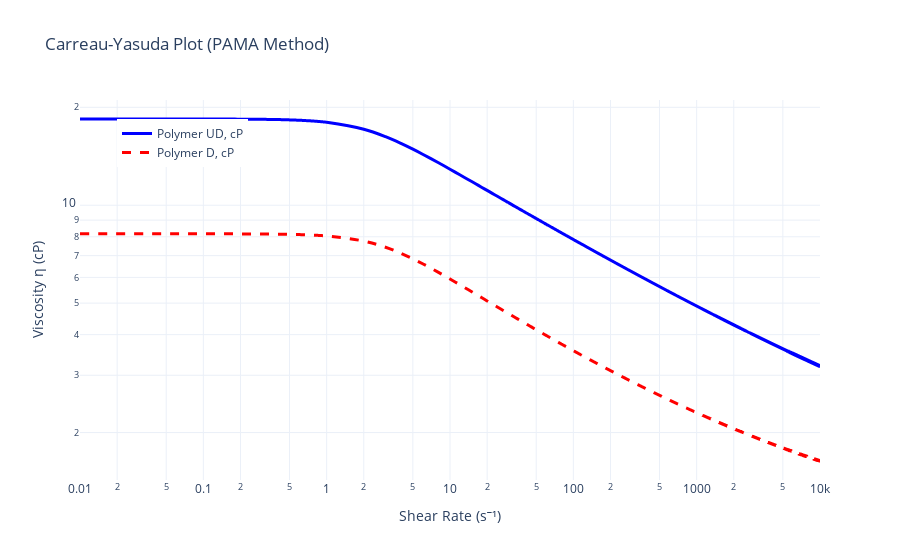

The notebook cell saved with this chart:
### Code cell
import numpy as np
import pandas as pd
import plotly.graph_objects as go

# === INPUT ===
C = 2  # Concentration, g/L
MW = 8  # Molecular Weight, MDa
eta7_Exp = 15.653  # Experimental η@7.3, cP
eta7_Exp_D = 7.354  # Degraded η@7.3, cP

# === CONSTANTS ===
alpha = 0.763
Temp = 298  # Temperature in Kelvin
eta_in = np.exp(-3.7188 + (578.919 / (-137.546 + Temp)) + (0.0608 * (0 + 0)**1.3533))

# === CALCULATIONS ===
c_med = C * 0.5
ceta = np.arange(0.1, 100.1, 0.1)
eta = ceta / c_med

eta_0 = 1 + ceta + 0.582 * ceta**2.009 + 0.022 * ceta**4
etab = eta / (2**alpha)
cetab = etab * c_med
eta_0_FD = 1 + cetab + 0.582 * cetab**2.009 + 0.022 * cetab**4

beta = np.log(eta_0_FD) - np.log(eta_0)

parc = -0.08212 * ceta
parcb = -0.08212 * cetab
n = 1 - (0.6187 - 0.5203 * np.exp(parc))
n_FD = 1 - (0.6187 - 0.5203 * np.exp(parcb))

gama = (n / n_FD) - 1

parc2 = (n - 1) / 2
parc2b = (n_FD - 1) / 2

l_d = 0.251 + 1.54 * MW * ceta / (C * Temp)
l_db = 0.251 + 1.54 * MW * cetab / (c_med * Temp)

l = l_d * (0.810 + 0.0230 * ceta**2.438)
lb = l_db * (0.810 + 0.0230 * cetab**2.438)

omega = np.log(lb) - np.log(l)

parc1 = l * 7.3
parc1b = lb * 7.3

eta7 = 1 + (eta_0 - 1) * (1 + parc1)**parc2
eta7b = 1 + (eta_0_FD - 1) * (1 + parc1b)**parc2b

rho = np.log(eta7b) - np.log(eta7)

# === INTERPOLATIONS BASED ON η@7.3 ===
ceta_exp = np.interp(eta7_Exp, eta7, ceta)
beta_find = np.interp(ceta_exp, ceta, beta)
gama_find = np.interp(ceta_exp, ceta, gama)
omega_find = np.interp(ceta_exp, ceta, omega)
rho_find = np.interp(ceta_exp, ceta, rho)

# === Carreau-Yasuda Parameters for Given η@7.3 ===
eta_0C = eta_in + ceta_exp + 0.582 * ceta_exp**2.009 + 0.022 * ceta_exp**4
parcC = -0.08212 * ceta_exp
nC = 1 - (0.6187 - 0.5203 * np.exp(parcC))
parc2C = (nC - 1) / 2
l_dC = 0.251 + 1.54 * MW * ceta_exp / (C * Temp)
lC = l_dC * (0.810 + 0.0230 * ceta_exp**2.438)

# === Shear Rate Range ===
shear = np.concatenate((np.arange(0.01, 1, 0.01), np.arange(1, 10001, 1)))

# === Undegraded Polymer Curve ===
etaC = eta_in + (eta_0C - eta_in) * (1 + (lC * shear)**2)**((nC - 1) / 2)

# === Degraded Polymer Curve ===
FD = np.log(eta7_Exp_D / eta7_Exp) / rho_find
eta_0_D = np.exp(beta_find * FD) * eta_0C
n_D = np.exp(gama_find * FD) * nC
la_D = np.exp(omega_find * FD) * lC
eta_D = eta_in + (eta_0_D - eta_in) * (1 + (la_D * shear)**2)**((n_D - 1) / 2)

# === Final Output Table ===
carreau_df = pd.DataFrame({
    'shear': shear,
    'etaC': etaC,
    'eta_D': eta_D,
    'FD': FD
})

# === Print Head ===
print("\nFirst rows of Carreau-Yasuda Data:")
print(carreau_df.head())

# === Save to TXT ===
carreau_df.to_csv("carreau_data.txt", sep="\t", index=False)
print("\nCarreau-Yasuda data saved to 'carreau_data.txt'")

# === Plotly Plot ===
fig = go.Figure()

fig.add_trace(go.Scatter(
    x=shear, y=etaC, mode='lines', name='Polymer UD, cP',
    line=dict(shape='spline', width=3, color='blue')
))

fig.add_trace(go.Scatter(
    x=shear, y=eta_D, mode='lines', name='Polymer D, cP',
    line=dict(shape='spline', width=3, color='red', dash='dash')
))

fig.update_layout(
    title='Carreau-Yasuda Plot (PAMA Method)',
    xaxis_title='Shear Rate (s⁻¹)',
    yaxis_title='Viscosity η (cP)',
    xaxis_type='log',
    yaxis_type='log',
    template='plotly_white',
    legend=dict(x=0.05, y=0.95)
)

fig.show()

### Figure 1 — Plotly figure (JSON) as saved in the notebook; plotly's stock layout.template omitted (floating-point values rounded to 4 significant figures; data arrays with more than 128 entries replaced by an {"elided": "..."} marker saying what was removed)
{"data": [{"line": {"color": "blue", "shape": "spline", "width": 3}, "mode": "lines", "name": "Polymer UD, cP", "type": "scatter", "x": {"elided": "10099 float values"}, "y": {"elided": "10099 float values"}}, {"line": {"color": "red", "dash": "dash", "shape": "spline", "width": 3}, "mode": "lines", "name": "Polymer D, cP", "type": "scatter", "x": {"elided": "10099 float values"}, "y": {"elided": "10099 float values"}}], "layout": {"legend": {"x": 0.05, "y": 0.95}, "title": {"text": "Carreau-Yasuda Plot (PAMA Method)"}, "xaxis": {"title": {"text": "Shear Rate (s⁻¹)"}, "type": "log"}, "yaxis": {"title": {"text": "Viscosity η (cP)"}, "type": "log"}}}
